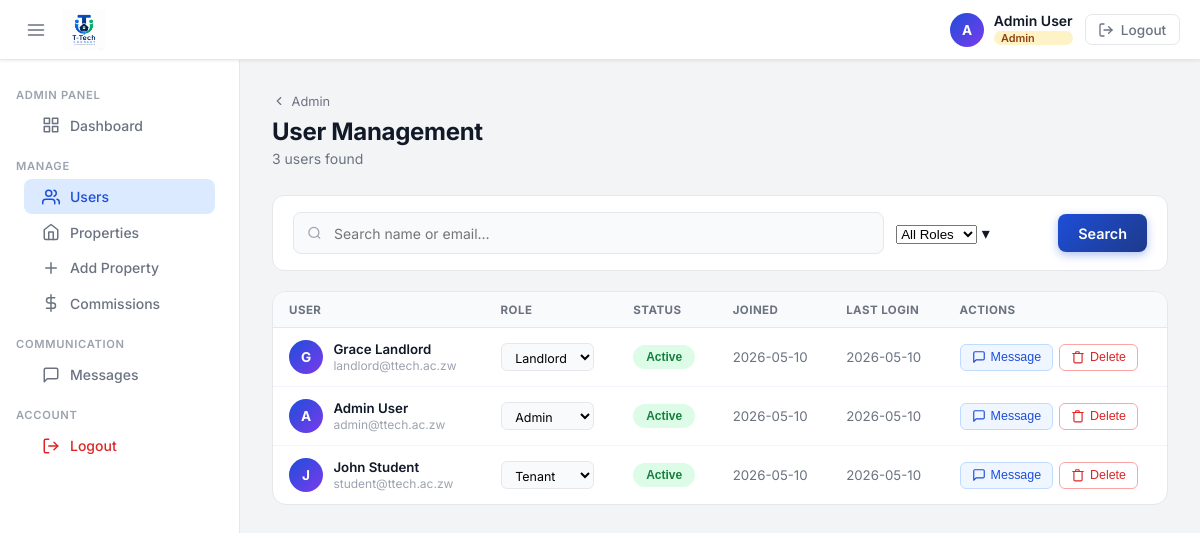
Before: /admin/users (signed in) with the older database file.
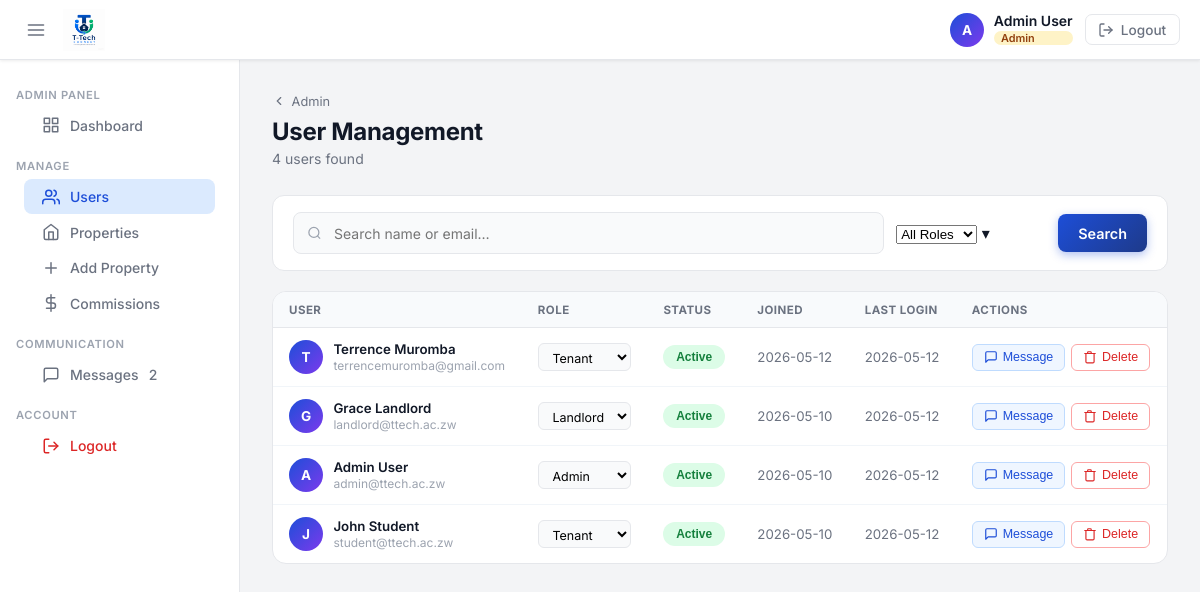
After: the same page with the newer database file.
### tables this page shows
CREATE TABLE users (
                id INTEGER PRIMARY KEY AUTOINCREMENT,
                full_name TEXT NOT NULL,
                email TEXT UNIQUE NOT NULL,
                password_hash TEXT NOT NULL,
                role TEXT DEFAULT 'student',
                is_active INTEGER DEFAULT 1,
                created_at TIMESTAMP DEFAULT CURRENT_TIMESTAMP,
                last_login TIMESTAMP
            , phone TEXT, last_seen TIMESTAMP);

### Backend/app.py (the view)
@app.route('/admin/users')
@admin_required
def admin_users():
    q           = request.args.get('q', '').strip()
    role_filter = request.args.get('role', '').strip()
    filters, params = [], []
    if q:
        filters.append("(full_name LIKE ? OR email LIKE ?)")
        params += [f'%{q}%', f'%{q}%']
    if role_filter:
        filters.append("role=?")
        params.append(role_filter)
    where = ('WHERE ' + ' AND '.join(filters)) if filters else ''
    with get_db() as conn:
        users = conn.execute(
            f"SELECT id,full_name,email,role,is_active,phone,created_at,last_login "
            f"FROM users {where} ORDER BY created_at DESC", params
        ).fetchall()
    return render_template('admin_users.html', users=users,
                           q=q, role_filter=role_filter, **_admin_common())

### Backend/app.py (called while the page is built)
def get_db():
    os.makedirs(os.path.dirname(DB_PATH), exist_ok=True)
    conn = sqlite3.connect(DB_PATH)
    conn.row_factory = sqlite3.Row
    return conn

def admin_required(f):
    @wraps(f)
    def decorated(*args, **kwargs):
        if 'user_id' not in session:
            return redirect(url_for('login'))
        if session.get('user_role') != 'admin':
            flash('Admin access required.', 'error')
            return redirect(url_for('dashboard'))
        return f(*args, **kwargs)
    return decorated

def get_unread_count(user_id):
    with get_db() as conn:
        row = conn.execute("""
            SELECT COUNT(*) as cnt FROM messages m
            JOIN conversation_members cm
                ON m.conversation_id = cm.conversation_id AND cm.user_id = ?
            WHERE m.sender_id != ?
              AND (m.sent_at > cm.last_read_at OR cm.last_read_at IS NULL)
              AND m.is_deleted = 0
        """, (user_id, user_id)).fetchone()
        return row['cnt'] if row else 0

def _admin_common():
    return dict(user_name=session.get('user_name'), user_role=session.get('user_role'),
                unread_count=get_unread_count(session['user_id']))

### Frontend/templates/admin_users.html (shortened to what the changed rows need)
<!DOCTYPE html>
<html lang="en">
<head>
  <link rel="stylesheet" href="{{ url_for('static', filename='css/landlord.css') }}" />
  <link rel="stylesheet" href="{{ url_for('static', filename='css/admin.css') }}" />
</head>
<body>
{% include '_topbar.html' %}
<div class="layout">
  {% include '_sidebar.html' %}
  <main class="page-main">
    <div class="page-header">
      <div>
        <a href="/admin" class="back-crumb">
          <svg width="14" height="14" viewBox="0 0 24 24" fill="none" stroke="currentColor" stroke-width="2" stroke-linecap="round"><polyline points="15 18 9 12 15 6"/></svg>
          Admin
        </a>
        <h1 class="page-title">User Management</h1>
        <p class="page-sub">{{ users|length }} user{{ 's' if users|length != 1 }} found</p>
      </div>
    </div>
    <div class="admin-panel">
      <table class="admin-table">
        <thead>
          <tr>
            <th>User</th>
            <th>Role</th>
            <th>Status</th>
            <th>Joined</th>
            <th>Last Login</th>
            <th>Actions</th>
          </tr>
        </thead>
        <tbody>
          {% for u in users %}
          <tr id="user-row-{{ u.id }}">
            <td>
              <div class="user-cell">
                <div class="user-cell-avatar">{{ u.full_name[0].upper() }}</div>
                <div>
                  <div class="cell-main">{{ u.full_name }}</div>
                  <div class="cell-sub">{{ u.email }}</div>
                </div>
              </div>
            </td>
            <td>
              <select class="role-select" data-uid="{{ u.id }}" onchange="setRole(this)">
                <option value="student"  {{ 'selected' if u.role == 'student' }}>Tenant</option>
                <option value="landlord" {{ 'selected' if u.role == 'landlord' }}>Landlord</option>
                <option value="admin"    {{ 'selected' if u.role == 'admin' }}>Admin</option>
              </select>
            </td>
            <td>
              <button class="toggle-btn {{ 'toggle-active' if u.is_active else 'toggle-inactive' }}"
                      id="toggle-{{ u.id }}" data-uid="{{ u.id }}" data-active="{{ u.is_active }}"
                      onclick="toggleUser({{ u.id }})">
                {{ 'Active' if u.is_active else 'Inactive' }}
              </button>
            </td>
            <td class="cell-muted">{{ u.created_at[:10] if u.created_at else '—' }}</td>
            <td class="cell-muted">{{ u.last_login[:10] if u.last_login else 'Never' }}</td>
            <td>
              <div class="action-group">
                <button class="btn-action btn-view" onclick="messageUser({{ u.id }})" title="Send Message">
                  <svg width="14" height="14" viewBox="0 0 24 24" fill="none" stroke="currentColor" stroke-width="2" stroke-linecap="round" stroke-linejoin="round"><path d="M21 15a2 2 0 0 1-2 2H7l-4 4V5a2 2 0 0 1 2-2h14a2 2 0 0 1 2 2z"/></svg>
                  Message
                </button>
                <button class="btn-action btn-delete" onclick="deleteUser({{ u.id }}, '{{ u.full_name|e }}')" title="Delete">
                  <svg width="14" height="14" viewBox="0 0 24 24" fill="none" stroke="currentColor" stroke-width="2" stroke-linecap="round" stroke-linejoin="round"><polyline points="3 6 5 6 21 6"/><path d="M19 6v14a2 2 0 0 1-2 2H7a2 2 0 0 1-2-2V6m3 0V4a1 1 0 0 1 1-1h4a1 1 0 0 1 1 1v2"/></svg>
                  Delete
                </button>
              </div>
            </td>
          </tr>
          {% else %}
          <tr><td colspan="6" class="cell-empty">No users match your search.</td></tr>
          {% endfor %}
        </tbody>
      </table>
    </div>
  </main>
</div>
</body>
</html>

### Frontend/templates/_topbar.html
<header class="topbar">
  <div class="topbar-left">
    <button class="sidebar-toggle" id="sidebar-toggle" aria-label="Toggle sidebar">
      <svg width="20" height="20" viewBox="0 0 24 24" fill="none" stroke="currentColor" stroke-width="2" stroke-linecap="round"><line x1="3" y1="6" x2="21" y2="6"/><line x1="3" y1="12" x2="21" y2="12"/><line x1="3" y1="18" x2="21" y2="18"/></svg>
    </button>
    <a href="{% if user_role == 'admin' %}/admin{% elif user_role == 'landlord' %}/landlord{% else %}/dashboard{% endif %}" class="logo-wrap">
      <img src="{{ url_for('static', filename='images/logo.png') }}" alt="T-Tech Connect" class="logo-img" />
    </a>
  </div>
  <div class="topbar-right">
    <div class="user-pill">
      <div class="user-avatar">{{ user_name[0].upper() if user_name else 'L' }}</div>
      <div class="user-info">
        <span class="user-name-text">{{ user_name }}</span>
        {% set role_label = {'student': 'Tenant', 'landlord': 'Landlord', 'admin': 'Admin'} %}
        <span class="role-badge role-{{ user_role }}">{{ role_label.get(user_role, user_role|title) }}</span>
      </div>
    </div>
    <a href="/logout" class="btn-logout" title="Logout">
      <svg width="16" height="16" viewBox="0 0 24 24" fill="none" stroke="currentColor" stroke-width="2" stroke-linecap="round" stroke-linejoin="round">
        <path d="M9 21H5a2 2 0 0 1-2-2V5a2 2 0 0 1 2-2h4"/>
        <polyline points="16 17 21 12 16 7"/>
        <line x1="21" y1="12" x2="9" y2="12"/>
      </svg>
      <span class="logout-label">Logout</span>
    </a>
  </div>
</header>

Changed rows visible on the page:
changed users "Admin User": last_login "2026-05-10" → "2026-05-12"
added users: full_name "T", full_name "Terrence Muromba", email "terrencemuromba@gmail.com", id "Tenant", is_active "Active", created_at "2026-05-12", last_login "2026-05-12"
changed users "Grace Landlord": last_login "2026-05-10" → "2026-05-12"
changed users "John Student": last_login "2026-05-10" → "2026-05-12"
Other visible differences:
{{ unread_count or '' }}: (not shown) → "2"
{{ users|length }}: "3" → "4"
